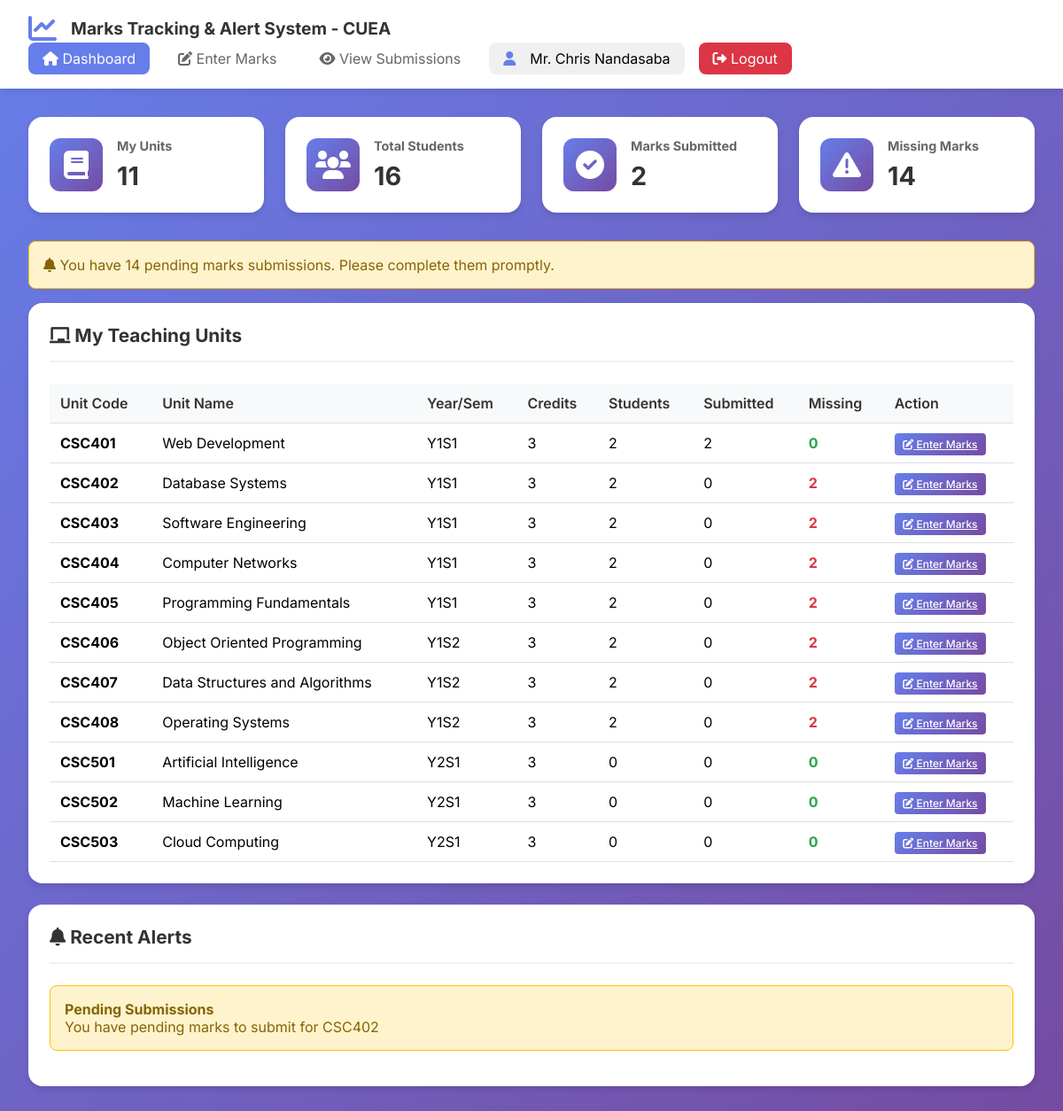
Page /lecturer/dashboard.php (signed in) on the committed database.
### tables this page shows
CREATE TABLE IF NOT EXISTS users (
    user_id INT PRIMARY KEY AUTO_INCREMENT,
    reg_no VARCHAR(50) UNIQUE,
    full_name VARCHAR(100) NOT NULL,
    email VARCHAR(100) UNIQUE NOT NULL,
    phone VARCHAR(15),
    password VARCHAR(255) NOT NULL,
    role ENUM('student', 'lecturer', 'admin') DEFAULT 'student',
    program_id INT,
    department VARCHAR(100),
    year_of_study INT DEFAULT 1,
    is_active BOOLEAN DEFAULT TRUE,
    created_at TIMESTAMP DEFAULT CURRENT_TIMESTAMP,
    FOREIGN KEY (program_id) REFERENCES programs(program_id) ON DELETE SET NULL
);

CREATE TABLE IF NOT EXISTS units (
    unit_id INT PRIMARY KEY AUTO_INCREMENT,
    unit_code VARCHAR(20) UNIQUE NOT NULL,
    unit_name VARCHAR(100) NOT NULL,
    program_id INT,
    year INT NOT NULL,
    semester INT NOT NULL,
    lecturer_id INT,
    credits INT DEFAULT 3,
    created_at TIMESTAMP DEFAULT CURRENT_TIMESTAMP,
    FOREIGN KEY (program_id) REFERENCES programs(program_id) ON DELETE CASCADE,
    FOREIGN KEY (lecturer_id) REFERENCES users(user_id) ON DELETE SET NULL,
    UNIQUE KEY unique_unit (unit_code, year, semester)
);

CREATE TABLE IF NOT EXISTS notifications (
    notification_id INT PRIMARY KEY AUTO_INCREMENT,
    user_id INT NOT NULL,
    title VARCHAR(200) NOT NULL,
    message TEXT NOT NULL,
    type ENUM('info', 'warning', 'success', 'error') DEFAULT 'info',
    is_read BOOLEAN DEFAULT FALSE,
    created_at TIMESTAMP DEFAULT CURRENT_TIMESTAMP,
    FOREIGN KEY (user_id) REFERENCES users(user_id) ON DELETE CASCADE
);

### includes/session.php (called while the page is built, shortened)
<?php
require_once __DIR__ . '/../config/database.php';
function isLoggedIn() {
    return isset($_SESSION['user_id']);
}
function getCurrentUser() {
    global $conn;
    $user_id = $_SESSION['user_id'];
    $query = "SELECT * FROM users WHERE user_id = ?";
    $stmt = mysqli_prepare($conn, $query);
    mysqli_stmt_bind_param($stmt, "i", $user_id);
    mysqli_stmt_execute($stmt);
    $result = mysqli_stmt_get_result($stmt);
    return mysqli_fetch_assoc($result);
}
?>

### lecturer/dashboard.php (the view, shortened to what this page needs)
<?php
require_once '../includes/session.php';
$user = getCurrentUser();
$units_query = "SELECT
    u.unit_id, u.unit_code, u.unit_name, u.year, u.semester, u.credits,
    (SELECT COUNT(*) FROM enrollments e WHERE e.unit_id = u.unit_id AND e.status = 'active') as student_count,
    (SELECT COUNT(*) FROM marks m WHERE m.unit_id = u.unit_id AND m.status != 'draft') as marks_submitted
    FROM units u
    WHERE u.lecturer_id = {$user['user_id']}
    ORDER BY u.year, u.semester, u.unit_code";
$units = mysqli_query($conn, $units_query);
$total_units = mysqli_num_rows($units);
$total_students = 0;
$submitted_marks = 0;
$missing_marks = 0;
while($unit = mysqli_fetch_assoc($units)) {
    $total_students += $unit['student_count'];
    $submitted_marks += $unit['marks_submitted'];
    $missing_marks += ($unit['student_count'] - $unit['marks_submitted']);
}
mysqli_data_seek($units, 0);
$alerts_query = "SELECT * FROM notifications WHERE user_id = {$user['user_id']} ORDER BY created_at DESC LIMIT 5";
$alerts = mysqli_query($conn, $alerts_query);
?>
<?php include '../includes/header.php'; ?>
<div class="navbar">
    <div class="nav-brand"><i class="fas fa-chart-line"></i><h2>Marks Tracking & Alert System - CUEA</h2></div>
    <div class="nav-links">
        <a href="dashboard.php" class="active"><i class="fas fa-home"></i> Dashboard</a>
        <a href="enter_marks.php"><i class="fas fa-edit"></i> Enter Marks</a>
        <a href="view_submissions.php"><i class="fas fa-eye"></i> View Submissions</a>
        <div class="user-info">
            <i class="fas fa-user"></i>
            <span><?php echo htmlspecialchars($user['full_name']); ?></span>
        </div>
        <a href="logout.php" class="logout-btn"><i class="fas fa-sign-out-alt"></i> Logout</a>
    </div>
</div>
<div class="container">
    <div class="stats-grid">
        <div class="stat-card">
            <div class="stat-icon"><i class="fas fa-book"></i></div>
            <div class="stat-info">
                <h4>My Units</h4>
                <div class="number"><?php echo $total_units; ?></div>
            </div>
        </div>
        <div class="stat-card">
            <div class="stat-icon"><i class="fas fa-users"></i></div>
            <div class="stat-info">
                <h4>Total Students</h4>
                <div class="number"><?php echo $total_students; ?></div>
            </div>
        </div>
        <div class="stat-card">
            <div class="stat-icon"><i class="fas fa-check-circle"></i></div>
            <div class="stat-info">
                <h4>Marks Submitted</h4>
                <div class="number"><?php echo $submitted_marks; ?></div>
            </div>
        </div>
        <div class="stat-card">
            <div class="stat-icon"><i class="fas fa-exclamation-triangle"></i></div>
            <div class="stat-info">
                <h4>Missing Marks</h4>
                <div class="number"><?php echo $missing_marks; ?></div>
            </div>
        </div>
    </div>
    <?php if($missing_marks > 0): ?>
        <div class="alert alert-warning">
            <i class="fas fa-bell"></i> You have <?php echo $missing_marks; ?> pending marks submissions. Please complete them promptly.
        </div>
    <?php endif; ?>
    <div class="card">
        <div class="card-header">
            <h3><i class="fas fa-chalkboard"></i> My Teaching Units</h3>
        </div>
        <div class="table-container">
            <table class="data-table">
                <thead>
                    <tr>
                        <th>Unit Code</th>
                        <th>Unit Name</th>
                        <th>Year/Sem</th>
                        <th>Credits</th>
                        <th>Students</th>
                        <th>Submitted</th>
                        <th>Missing</th>
                        <th>Action</th>
                    </tr>
                </thead>
                <tbody>
                    <?php while($unit = mysqli_fetch_assoc($units)):
                        $missing = $unit['student_count'] - $unit['marks_submitted'];
                    ?>
                        <tr>
                            <td><strong><?php echo $unit['unit_code']; ?></strong></td>
                            <td><?php echo $unit['unit_name']; ?></td>
                            <td>Y<?php echo $unit['year']; ?>S<?php echo $unit['semester']; ?></td>
                            <td><?php echo $unit['credits']; ?></td>
                            <td><?php echo $unit['student_count']; ?></td>
                            <td><?php echo $unit['marks_submitted']; ?></td>
                            <td class="<?php echo $missing > 0 ? 'text-danger' : 'text-success'; ?>"><?php echo $missing; ?></td>
                            <td>
                                <a href="enter_marks.php?unit_id=<?php echo $unit['unit_id']; ?>" class="btn btn-primary btn-sm">
                                    <i class="fas fa-edit"></i> Enter Marks
                                </a>
                            </td>
                        </tr>
                    <?php endwhile; ?>
                </tbody>
            </table>
        </div>
    </div>
    <div class="card">
        <div class="card-header">
            <h3><i class="fas fa-bell"></i> Recent Alerts</h3>
        </div>
        <?php if(mysqli_num_rows($alerts) > 0): ?>
            <?php while($alert = mysqli_fetch_assoc($alerts)): ?>
                <div class="alert alert-<?php echo $alert['type']; ?>">
                    <strong><?php echo htmlspecialchars($alert['title']); ?></strong>
                    <p><?php echo htmlspecialchars($alert['message']); ?></p>
                </div>
            <?php endwhile; ?>
        <?php else: ?>
            <p>No new notifications</p>
        <?php endif; ?>
    </div>
</div>
<?php include '../includes/footer.php'; ?>

### assets/css/style.css (style rules this page uses)
* { margin: 0; padding: 0; box-sizing: border-box; }
body { font-family: 'Inter', sans-serif; background: linear-gradient(135deg, #667eea 0%, #764ba2 100%); min-height: 100vh; }
.navbar { background: white; box-shadow: 0 2px 10px rgba(0,0,0,0.1); padding: 1rem 2rem; display: flex; justify-content: space-between; align-items: center; flex-wrap: wrap; }
.nav-brand { display: flex; align-items: center; gap: 1rem; }
.nav-brand i { font-size: 2rem; color: #667eea; }
.nav-brand h2 { color: #333; font-size: 1.2rem; }
.nav-links { display: flex; gap: 1rem; align-items: center; flex-wrap: wrap; }
.nav-links a { text-decoration: none; color: #666; padding: 0.5rem 1rem; border-radius: 8px; transition: all 0.3s ease; }
.nav-links a:hover, .nav-links a.active { background: #667eea; color: white; }
.user-info { display: flex; align-items: center; gap: 1rem; background: #f0f0f0; padding: 0.5rem 1rem; border-radius: 8px; }
.user-info i { color: #667eea; }
.logout-btn { background: #dc3545; color: white !important; }
.container { max-width: 1280px; margin: 2rem auto; padding: 0 2rem; }
.card { background: white; border-radius: 16px; padding: 1.5rem; margin-bottom: 1.5rem; box-shadow: 0 4px 6px rgba(0,0,0,0.1); }
.card-header { display: flex; justify-content: space-between; align-items: center; margin-bottom: 1.5rem; padding-bottom: 1rem; border-bottom: 2px solid #f0f0f0; }
.card-header h3 { color: #333; font-size: 1.3rem; }
.stats-grid { display: grid; grid-template-columns: repeat(auto-fit, minmax(250px, 1fr)); gap: 1.5rem; margin-bottom: 2rem; }
.stat-card { background: white; border-radius: 16px; padding: 1.5rem; display: flex; align-items: center; gap: 1rem; box-shadow: 0 4px 6px rgba(0,0,0,0.1); }
.stat-icon { width: 60px; height: 60px; background: linear-gradient(135deg, #667eea, #764ba2); border-radius: 12px; display: flex; align-items: center; justify-content: center; }
.stat-icon i { font-size: 2rem; color: white; }
.stat-info h4 { color: #666; font-size: 0.9rem; margin-bottom: 0.5rem; }
.stat-info .number { font-size: 1.8rem; font-weight: bold; color: #333; }
.btn { padding: 0.75rem 1.5rem; border: none; border-radius: 8px; font-size: 1rem; font-weight: 500; cursor: pointer; transition: all 0.3s ease; }
.btn-primary { background: linear-gradient(135deg, #667eea, #764ba2); color: white; }
.table-container { overflow-x: auto; }
table { width: 100%; border-collapse: collapse; }
th, td { padding: 1rem; text-align: left; border-bottom: 1px solid #e0e0e0; }
th { background: #f8f9fa; font-weight: 600; color: #333; }
.alert { padding: 1rem; border-radius: 8px; margin-bottom: 1rem; }
.alert-warning { background: #fff3cd; border: 1px solid #ffc107; color: #856404; }

### lecturer/dashboard.php (style rules this page uses)
.data-table { width: 100%; border-collapse: collapse; }
.data-table th, .data-table td { padding: 0.75rem; text-align: left; border-bottom: 1px solid #e0e0e0; }
.data-table th { background: #f8f9fa; font-weight: 600; }
.text-danger { color: #dc3545; font-weight: bold; }
.text-success { color: #28a745; font-weight: bold; }
.btn-sm { padding: 0.3rem 0.6rem; font-size: 0.75rem; border-radius: 4px; }

### rows in the picture
users: full_name "Mr. Chris Nandasaba"
units: unit_code "CSC401", unit_name "Web Development", year "1", semester "1", credits "3", student_count "2", marks_submitted "2", missing "0"
units: unit_code "CSC402", unit_name "Database Systems", year "1", semester "1", credits "3", student_count "2", marks_submitted "0", missing "2"
units: unit_code "CSC403", unit_name "Software Engineering", year "1", semester "1", credits "3", student_count "2", marks_submitted "0", missing "2"
units: unit_code "CSC404", unit_name "Computer Networks", year "1", semester "1", credits "3", student_count "2", marks_submitted "0", missing "2"
units: unit_code "CSC405", unit_name "Programming Fundamentals", year "1", semester "1", credits "3", student_count "2", marks_submitted "0", missing "2"
units: unit_code "CSC406", unit_name "Object Oriented Programming", year "1", semester "2", credits "3", student_count "2", marks_submitted "0", missing "2"
units: unit_code "CSC407", unit_name "Data Structures and Algorithms", year "1", semester "2", credits "3", student_count "2", marks_submitted "0", missing "2"
units: unit_code "CSC408", unit_name "Operating Systems", year "1", semester "2", credits "3", student_count "2", marks_submitted "0", missing "2"
units: unit_code "CSC501", unit_name "Artificial Intelligence", year "2", semester "1", credits "3", student_count "0", marks_submitted "0", missing "0"
units: unit_code "CSC502", unit_name "Machine Learning", year "2", semester "1", credits "3", student_count "0", marks_submitted "0", missing "0"
units: unit_code "CSC503", unit_name "Cloud Computing", year "2", semester "1", credits "3", student_count "0", marks_submitted "0", missing "0"
notifications: title "Pending Submissions", message "You have pending marks to submit for CSC402"

### other values in the picture
$total_units "11"
$total_students "16"
$submitted_marks "2"
$missing_marks "14"
